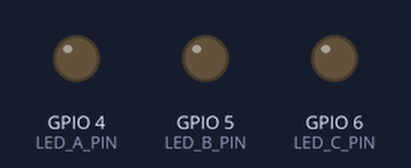
Simulated run of this program. Board: ESP32-S3. Shown: output pins drawn as LEDs (lit = HIGH).

Above: at 0.1 s.
At 0.9 s:
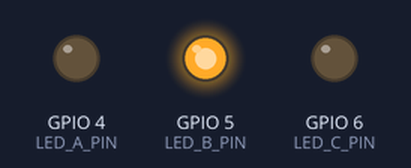
At 1.3 s:
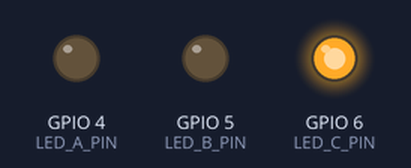
At 1.9 s:
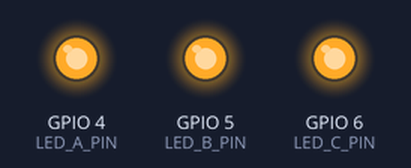
At 3.1 s:
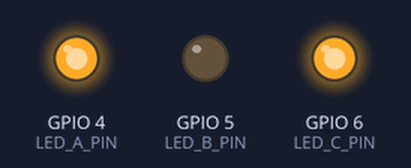
At 4.3 s:
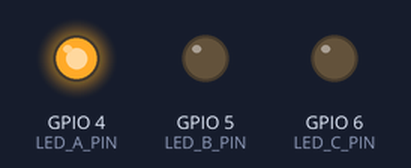
Timing chart, 0 to 4.6 s (numbered marks = the images above):
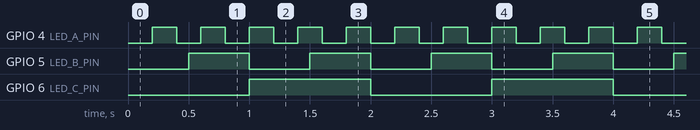

The program:

main.cpp
```cpp
#include <esp_log.h>
#include <stdio.h>

#include "driver/gpio.h"
#include "freertos/FreeRTOS.h"
#include "freertos/queue.h"
#include "freertos/task.h"

static constexpr gpio_num_t LED_A_PIN = GPIO_NUM_4;
static constexpr gpio_num_t LED_B_PIN = GPIO_NUM_5;
static constexpr gpio_num_t LED_C_PIN = GPIO_NUM_6;

static const char* TAG_MAIN = "MAIN";

struct LedConfig {
    gpio_num_t pin;
    TickType_t period;
    const char* name;
};

static void ledTask(void* params) {
    if (params == nullptr) {
        ESP_LOGE("LED TASK", "invalid params is null, deleting task");
        vTaskDelete(nullptr);
        return;
    }

    const LedConfig* cfg = static_cast<const LedConfig*>(params);
    gpio_config_t io_conf = {.pin_bit_mask = (1ULL << cfg->pin),
                             .mode = GPIO_MODE_OUTPUT,
                             .pull_up_en = GPIO_PULLUP_DISABLE,
                             .pull_down_en = GPIO_PULLDOWN_DISABLE,
                             .intr_type = GPIO_INTR_DISABLE};
    gpio_config(&io_conf);
    ESP_LOGI(cfg->name, "LED task started on pin %d with period %d ms", cfg->pin, cfg->period);
    while (1) {
        gpio_set_level(cfg->pin, 0);
        ESP_LOGI(cfg->name, "ON");
        vTaskDelay(cfg->period);
        gpio_set_level(cfg->pin, 1);
        ESP_LOGI(cfg->name, "OFF");
        vTaskDelay(cfg->period);
    }
}

extern "C" void app_main(void) {
    static const LedConfig ledA = {LED_A_PIN, pdMS_TO_TICKS(200), "LED A"};
    static const LedConfig ledB = {LED_B_PIN, pdMS_TO_TICKS(500), "LED B"};
    static const LedConfig ledC = {LED_C_PIN, pdMS_TO_TICKS(1000), "LED C"};

    ESP_LOGI(TAG_MAIN, "Starting LED tasks");
    xTaskCreate(ledTask, ledA.name, 2048, (void*)&ledA, 1, NULL);
    xTaskCreate(ledTask, ledB.name, 2048, (void*)&ledB, 1, NULL);
    xTaskCreate(ledTask, ledC.name, 2048, (void*)&ledC, 1, NULL);
}
```

Measured:
- by itself, GPIO 4 (LED_A_PIN): alternates HIGH for 0.20 s and LOW for 0.20 s
- by itself, GPIO 5 (LED_B_PIN): alternates HIGH for 0.50 s and LOW for 0.50 s
- by itself, GPIO 6 (LED_C_PIN): alternates HIGH for 1.0 s and LOW for 1.0 s
